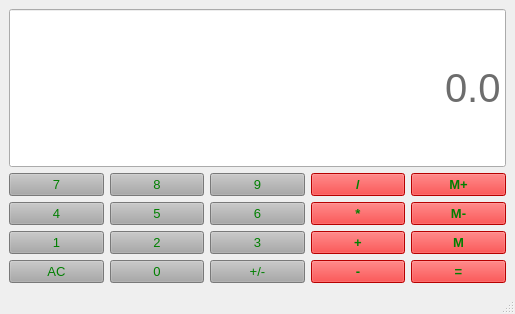
<?xml version="1.0" encoding="UTF-8"?>
<ui version="4.0">
 <class>MainWindow</class>
 <widget class="QMainWindow" name="MainWindow">
  <property name="geometry">
   <rect>
    <x>0</x>
    <y>0</y>
    <width>515</width>
    <height>314</height>
   </rect>
  </property>
  <property name="windowTitle">
   <string>MainWindow</string>
  </property>
  <widget class="QWidget" name="centralwidget">
   <layout class="QGridLayout" name="gridLayout">
    <item row="1" column="1">
     <widget class="QPushButton" name="Btn8">
      <property name="sizePolicy">
       <sizepolicy hsizetype="Preferred" vsizetype="Preferred">
        <horstretch>0</horstretch>
        <verstretch>0</verstretch>
       </sizepolicy>
      </property>
      <property name="font">
       <font>
        <pointsize>10</pointsize>
       </font>
      </property>
      <property name="styleSheet">
       <string notr="true">QPushButton  {
	background-color : #A9A9A9;
	color : green;
}
QPushButton:pressed {
	color : red;
}</string>
      </property>
      <property name="text">
       <string>8</string>
      </property>
     </widget>
    </item>
    <item row="2" column="2">
     <widget class="QPushButton" name="Btn6">
      <property name="sizePolicy">
       <sizepolicy hsizetype="Preferred" vsizetype="Preferred">
        <horstretch>0</horstretch>
        <verstretch>0</verstretch>
       </sizepolicy>
      </property>
      <property name="font">
       <font>
        <pointsize>10</pointsize>
       </font>
      </property>
      <property name="styleSheet">
       <string notr="true">QPushButton  {
	background-color : #A9A9A9;
	color : green;
}
QPushButton:pressed {
	color : red;
}</string>
      </property>
      <property name="text">
       <string>6</string>
      </property>
     </widget>
    </item>
    <item row="3" column="2">
     <widget class="QPushButton" name="Btn3">
      <property name="sizePolicy">
       <sizepolicy hsizetype="Preferred" vsizetype="Preferred">
        <horstretch>0</horstretch>
        <verstretch>0</verstretch>
       </sizepolicy>
      </property>
      <property name="font">
       <font>
        <pointsize>10</pointsize>
       </font>
      </property>
      <property name="styleSheet">
       <string notr="true">QPushButton  {
	background-color : #A9A9A9;
	color : green;
}
QPushButton:pressed {
	color : red;
}</string>
      </property>
      <property name="text">
       <string>3</string>
      </property>
     </widget>
    </item>
    <item row="2" column="0">
     <widget class="QPushButton" name="Btn4">
      <property name="sizePolicy">
       <sizepolicy hsizetype="Preferred" vsizetype="Preferred">
        <horstretch>0</horstretch>
        <verstretch>0</verstretch>
       </sizepolicy>
      </property>
      <property name="font">
       <font>
        <pointsize>10</pointsize>
       </font>
      </property>
      <property name="styleSheet">
       <string notr="true">QPushButton  {
	background-color : #A9A9A9;
	color : green;
}
QPushButton:pressed {
	color : red;
}</string>
      </property>
      <property name="text">
       <string>4</string>
      </property>
     </widget>
    </item>
    <item row="3" column="0">
     <widget class="QPushButton" name="Btn1">
      <property name="sizePolicy">
       <sizepolicy hsizetype="Preferred" vsizetype="Preferred">
        <horstretch>0</horstretch>
        <verstretch>0</verstretch>
       </sizepolicy>
      </property>
      <property name="font">
       <font>
        <pointsize>10</pointsize>
       </font>
      </property>
      <property name="styleSheet">
       <string notr="true">QPushButton  {
	background-color : #A9A9A9;
	color : green;
}
QPushButton:pressed {
	color : red;
}</string>
      </property>
      <property name="text">
       <string>1</string>
      </property>
     </widget>
    </item>
    <item row="3" column="3">
     <widget class="QPushButton" name="Plus">
      <property name="sizePolicy">
       <sizepolicy hsizetype="Preferred" vsizetype="Preferred">
        <horstretch>0</horstretch>
        <verstretch>0</verstretch>
       </sizepolicy>
      </property>
      <property name="font">
       <font>
        <pointsize>10</pointsize>
        <weight>75</weight>
        <bold>true</bold>
       </font>
      </property>
      <property name="autoFillBackground">
       <bool>false</bool>
      </property>
      <property name="styleSheet">
       <string notr="true">QPushButton  {
	background-color: red;
	color : green;
}
QPushButton:pressed {
	color : red;
}</string>
      </property>
      <property name="text">
       <string>+</string>
      </property>
     </widget>
    </item>
    <item row="1" column="0">
     <widget class="QPushButton" name="Btn7">
      <property name="sizePolicy">
       <sizepolicy hsizetype="Preferred" vsizetype="Preferred">
        <horstretch>0</horstretch>
        <verstretch>0</verstretch>
       </sizepolicy>
      </property>
      <property name="font">
       <font>
        <pointsize>10</pointsize>
       </font>
      </property>
      <property name="styleSheet">
       <string notr="true">QPushButton  {
	background-color : #A9A9A9;
	color : green;
}
QPushButton:pressed {
	color : red;
}</string>
      </property>
      <property name="text">
       <string>7</string>
      </property>
     </widget>
    </item>
    <item row="1" column="3">
     <widget class="QPushButton" name="Divide">
      <property name="sizePolicy">
       <sizepolicy hsizetype="Preferred" vsizetype="Preferred">
        <horstretch>0</horstretch>
        <verstretch>0</verstretch>
       </sizepolicy>
      </property>
      <property name="font">
       <font>
        <pointsize>10</pointsize>
        <weight>75</weight>
        <bold>true</bold>
       </font>
      </property>
      <property name="autoFillBackground">
       <bool>false</bool>
      </property>
      <property name="styleSheet">
       <string notr="true">QPushButton  {
	background-color: red;
	color : green;
}
QPushButton:pressed {
	color : red;
}</string>
      </property>
      <property name="text">
       <string>/</string>
      </property>
     </widget>
    </item>
    <item row="1" column="2">
     <widget class="QPushButton" name="Btn9">
      <property name="sizePolicy">
       <sizepolicy hsizetype="Preferred" vsizetype="Preferred">
        <horstretch>0</horstretch>
        <verstretch>0</verstretch>
       </sizepolicy>
      </property>
      <property name="font">
       <font>
        <pointsize>10</pointsize>
       </font>
      </property>
      <property name="styleSheet">
       <string notr="true">QPushButton  {
	background-color : #A9A9A9;
	color : green;
}
QPushButton:pressed {
	color : red;
}</string>
      </property>
      <property name="text">
       <string>9</string>
      </property>
     </widget>
    </item>
    <item row="1" column="4">
     <widget class="QPushButton" name="MemAdd">
      <property name="sizePolicy">
       <sizepolicy hsizetype="Preferred" vsizetype="Preferred">
        <horstretch>0</horstretch>
        <verstretch>0</verstretch>
       </sizepolicy>
      </property>
      <property name="font">
       <font>
        <pointsize>10</pointsize>
        <weight>75</weight>
        <bold>true</bold>
       </font>
      </property>
      <property name="autoFillBackground">
       <bool>false</bool>
      </property>
      <property name="styleSheet">
       <string notr="true">QPushButton  {
	background-color: red;
	color : green;
}
QPushButton:pressed {
	color : red;
}</string>
      </property>
      <property name="text">
       <string>M+</string>
      </property>
     </widget>
    </item>
    <item row="2" column="1">
     <widget class="QPushButton" name="Btn5">
      <property name="sizePolicy">
       <sizepolicy hsizetype="Preferred" vsizetype="Preferred">
        <horstretch>0</horstretch>
        <verstretch>0</verstretch>
       </sizepolicy>
      </property>
      <property name="font">
       <font>
        <pointsize>10</pointsize>
       </font>
      </property>
      <property name="styleSheet">
       <string notr="true">QPushButton  {
	background-color : #A9A9A9;
	color : green;
}
QPushButton:pressed {
	color : red;
}</string>
      </property>
      <property name="text">
       <string>5</string>
      </property>
     </widget>
    </item>
    <item row="3" column="1">
     <widget class="QPushButton" name="Btn2">
      <property name="sizePolicy">
       <sizepolicy hsizetype="Preferred" vsizetype="Preferred">
        <horstretch>0</horstretch>
        <verstretch>0</verstretch>
       </sizepolicy>
      </property>
      <property name="font">
       <font>
        <pointsize>10</pointsize>
       </font>
      </property>
      <property name="styleSheet">
       <string notr="true">QPushButton  {
	background-color : #A9A9A9;
	color : green;
}
QPushButton:pressed {
	color : red;
}</string>
      </property>
      <property name="text">
       <string>2</string>
      </property>
     </widget>
    </item>
    <item row="2" column="4">
     <widget class="QPushButton" name="MemClear">
      <property name="sizePolicy">
       <sizepolicy hsizetype="Preferred" vsizetype="Preferred">
        <horstretch>0</horstretch>
        <verstretch>0</verstretch>
       </sizepolicy>
      </property>
      <property name="font">
       <font>
        <pointsize>10</pointsize>
        <weight>75</weight>
        <bold>true</bold>
       </font>
      </property>
      <property name="autoFillBackground">
       <bool>false</bool>
      </property>
      <property name="styleSheet">
       <string notr="true">QPushButton  {
	background-color: red;
	color : green;
}
QPushButton:pressed {
	color : red;
}</string>
      </property>
      <property name="text">
       <string>M-</string>
      </property>
     </widget>
    </item>
    <item row="2" column="3">
     <widget class="QPushButton" name="Multiply">
      <property name="sizePolicy">
       <sizepolicy hsizetype="Preferred" vsizetype="Preferred">
        <horstretch>0</horstretch>
        <verstretch>0</verstretch>
       </sizepolicy>
      </property>
      <property name="font">
       <font>
        <pointsize>10</pointsize>
        <weight>75</weight>
        <bold>true</bold>
       </font>
      </property>
      <property name="autoFillBackground">
       <bool>false</bool>
      </property>
      <property name="styleSheet">
       <string notr="true">QPushButton  {
	background-color: red;
	color : green;
}
QPushButton:pressed {
	color : red;
}</string>
      </property>
      <property name="text">
       <string>*</string>
      </property>
     </widget>
    </item>
    <item row="3" column="4">
     <widget class="QPushButton" name="MemAdd_2">
      <property name="sizePolicy">
       <sizepolicy hsizetype="Preferred" vsizetype="Preferred">
        <horstretch>0</horstretch>
        <verstretch>0</verstretch>
       </sizepolicy>
      </property>
      <property name="font">
       <font>
        <pointsize>10</pointsize>
        <weight>75</weight>
        <bold>true</bold>
       </font>
      </property>
      <property name="autoFillBackground">
       <bool>false</bool>
      </property>
      <property name="styleSheet">
       <string notr="true">QPushButton  {
	background-color: red;
	color : green;
}
QPushButton:pressed {
	color : red;
}</string>
      </property>
      <property name="text">
       <string>M</string>
      </property>
     </widget>
    </item>
    <item row="4" column="0">
     <widget class="QPushButton" name="Clear">
      <property name="sizePolicy">
       <sizepolicy hsizetype="Preferred" vsizetype="Preferred">
        <horstretch>0</horstretch>
        <verstretch>0</verstretch>
       </sizepolicy>
      </property>
      <property name="font">
       <font>
        <pointsize>10</pointsize>
       </font>
      </property>
      <property name="styleSheet">
       <string notr="true">QPushButton  {
	background-color : #A9A9A9;
	color : green;
}
QPushButton:pressed {
	color : red;
}</string>
      </property>
      <property name="text">
       <string>AC</string>
      </property>
     </widget>
    </item>
    <item row="4" column="1">
     <widget class="QPushButton" name="Btn0">
      <property name="sizePolicy">
       <sizepolicy hsizetype="Preferred" vsizetype="Preferred">
        <horstretch>0</horstretch>
        <verstretch>0</verstretch>
       </sizepolicy>
      </property>
      <property name="font">
       <font>
        <pointsize>10</pointsize>
       </font>
      </property>
      <property name="styleSheet">
       <string notr="true">QPushButton  {
	background-color : #A9A9A9;
	color : green;
}
QPushButton:pressed {
	color : red;
}</string>
      </property>
      <property name="text">
       <string>0</string>
      </property>
     </widget>
    </item>
    <item row="4" column="2">
     <widget class="QPushButton" name="ChangeSign">
      <property name="sizePolicy">
       <sizepolicy hsizetype="Preferred" vsizetype="Preferred">
        <horstretch>0</horstretch>
        <verstretch>0</verstretch>
       </sizepolicy>
      </property>
      <property name="font">
       <font>
        <pointsize>10</pointsize>
       </font>
      </property>
      <property name="styleSheet">
       <string notr="true">QPushButton  {
	background-color : #A9A9A9;
	color : green;
}
QPushButton:pressed {
	color : red;
}</string>
      </property>
      <property name="text">
       <string>+/-</string>
      </property>
     </widget>
    </item>
    <item row="4" column="3">
     <widget class="QPushButton" name="Minus">
      <property name="sizePolicy">
       <sizepolicy hsizetype="Preferred" vsizetype="Preferred">
        <horstretch>0</horstretch>
        <verstretch>0</verstretch>
       </sizepolicy>
      </property>
      <property name="font">
       <font>
        <pointsize>10</pointsize>
        <weight>75</weight>
        <bold>true</bold>
       </font>
      </property>
      <property name="autoFillBackground">
       <bool>false</bool>
      </property>
      <property name="styleSheet">
       <string notr="true">QPushButton  {
	background-color: red;
	color : green;
}
QPushButton:pressed {
	color : red;
}</string>
      </property>
      <property name="text">
       <string>-</string>
      </property>
     </widget>
    </item>
    <item row="4" column="4">
     <widget class="QPushButton" name="Equal">
      <property name="sizePolicy">
       <sizepolicy hsizetype="Preferred" vsizetype="Preferred">
        <horstretch>0</horstretch>
        <verstretch>0</verstretch>
       </sizepolicy>
      </property>
      <property name="font">
       <font>
        <pointsize>10</pointsize>
        <weight>75</weight>
        <bold>true</bold>
       </font>
      </property>
      <property name="autoFillBackground">
       <bool>false</bool>
      </property>
      <property name="styleSheet">
       <string notr="true">QPushButton  {
	background-color: red;
	color : green;
}
QPushButton:pressed {
	color : red;
}</string>
      </property>
      <property name="text">
       <string>=</string>
      </property>
     </widget>
    </item>
    <item row="0" column="0" colspan="5">
     <widget class="QLineEdit" name="Display">
      <property name="sizePolicy">
       <sizepolicy hsizetype="Preferred" vsizetype="Expanding">
        <horstretch>0</horstretch>
        <verstretch>0</verstretch>
       </sizepolicy>
      </property>
      <property name="font">
       <font>
        <pointsize>30</pointsize>
       </font>
      </property>
      <property name="styleSheet">
       <string notr="true">QLineEdit {
	color : rgb(109, 109, 109)
	
}</string>
      </property>
      <property name="text">
       <string>0.0</string>
      </property>
      <property name="alignment">
       <set>Qt::AlignRight|Qt::AlignTrailing|Qt::AlignVCenter</set>
      </property>
     </widget>
    </item>
   </layout>
  </widget>
  <widget class="QMenuBar" name="menubar">
   <property name="geometry">
    <rect>
     <x>0</x>
     <y>0</y>
     <width>515</width>
     <height>26</height>
    </rect>
   </property>
  </widget>
  <widget class="QStatusBar" name="statusbar"/>
 </widget>
 <resources/>
 <connections/>
</ui>
